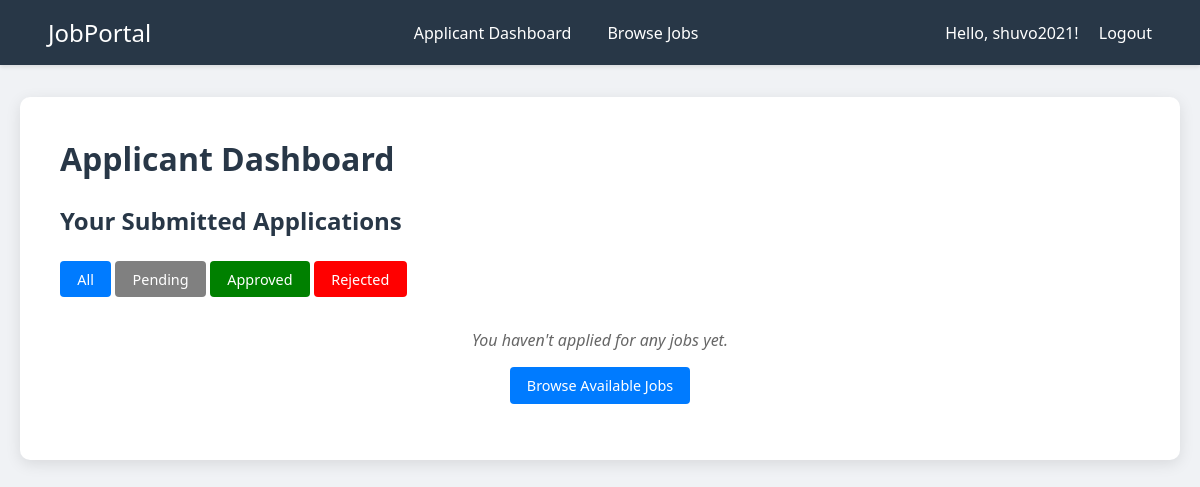
The app's page /applicant/dashboard/ (signed in), older data.
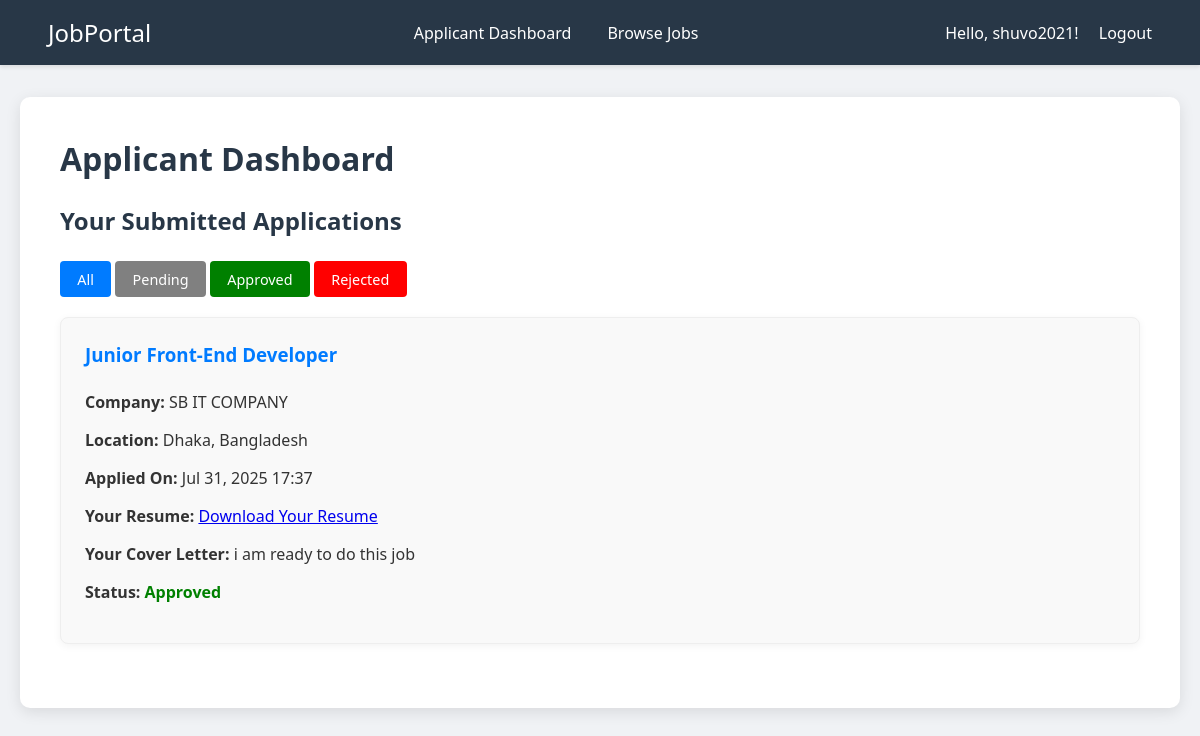
The same page, newer data.
### jobs/models.py (models this page shows, shortened)
class Application(models.Model):
    STATUS_CHOICES = (
        ('Pending', 'Pending'),
        ('Approved', 'Approved'),
        ('Rejected', 'Rejected'),
    )
    job = models.ForeignKey(Job, on_delete=models.CASCADE, related_name='applications')
    applicant = models.ForeignKey(settings.AUTH_USER_MODEL, on_delete=models.CASCADE, related_name='my_applications')
    resume = models.FileField(upload_to='resumes/') # Files will be saved in media/resumes/
    cover_letter = models.TextField()
    applied_at = models.DateTimeField(auto_now_add=True)
    status = models.CharField(max_length=20, choices=STATUS_CHOICES, default='Pending')
    class Meta:
        unique_together = ('job', 'applicant')
        ordering = ['-applied_at'] # Order by most recent application first

class Job(models.Model):
    title = models.CharField(max_length=255)
    company_name = models.CharField(max_length=255)
    location = models.CharField(max_length=255)
    description = models.TextField()
    posted_by = models.ForeignKey(settings.AUTH_USER_MODEL, on_delete=models.CASCADE, related_name='posted_jobs')
    created_at = models.DateTimeField(auto_now_add=True)

### jobs/views.py (the view)
# urls.py: path('applicant/dashboard/', views.applicant_dashboard, name='applicant_dashboard'),
@login_required
@user_passes_test(is_applicant, login_url='login')
def applicant_dashboard(request):
    status_filter = request.GET.get('status', 'All') # Default to 'All'
    applications = Application.objects.filter(applicant=request.user).select_related('job')
    if status_filter != 'All' and status_filter in [c[0] for c in Application.STATUS_CHOICES]:
        applications = applications.filter(status=status_filter)
    applications = applications.order_by('-applied_at')
    return render(request, 'jobs/applicant_dashboard.html', {'applications': applications, 'status_filter': status_filter})

### accounts/models.py (called while the page is built)
    def is_applicant(self):
        return self.user_type == 'applicant'

    def is_employer(self):
        return self.user_type == 'employer'

### jobs/views.py (called while the page is built)
def is_applicant(user):
    return user.is_authenticated and user.is_applicant()

### jobs/templates/jobs/applicant_dashboard.html (shortened to what this page needs)
{% extends 'base.html' %}
{% block content %}
    <h1>Applicant Dashboard</h1>
    <h2>Your Submitted Applications</h2>
    <div style="margin-bottom: 20px;">
        <a href="{% url 'applicant_dashboard' %}" class="button-link {% if status_filter == 'All' %}active{% endif %}">All</a>
        <a href="{% url 'applicant_dashboard' %}?status=Pending" class="button-link {% if status_filter == 'Pending' %}active{% endif %}" style="background-color: gray;">Pending</a>
        <a href="{% url 'applicant_dashboard' %}?status=Approved" class="button-link {% if status_filter == 'Approved' %}active{% endif %}" style="background-color: green;">Approved</a>
        <a href="{% url 'applicant_dashboard' %}?status=Rejected" class="button-link {% if status_filter == 'Rejected' %}active{% endif %}" style="background-color: red;">Rejected</a>
    </div>
    {% if applications %}
        {% for application in applications %}
            <div class="application-card">
                <h3><a href="{% url 'job_detail' application.job.id %}">{{ application.job.title }}</a></h3>
                <p><strong>Company:</strong> {{ application.job.company_name }}</p>
                <p><strong>Location:</strong> {{ application.job.location }}</p>
                <p><strong>Applied On:</strong> {{ application.applied_at|date:"M d, Y H:i" }}</p>
                <p><strong>Your Resume:</strong> <a href="{{ application.resume.url }}" target="_blank">Download Your Resume</a></p>
                <p><strong>Your Cover Letter:</strong> {{ application.cover_letter|linebreaksbr }}</p>
                <p>
                    <strong>Status:</strong>
                        {% if application.status == 'Approved' %}
                            <span style="font-weight: bold; color: green;">
                                {{ application.status }}
                            </span>
                        {% endif %}
                </p>
            </div>
        {% endfor %}
    {% else %}
        <p class="no-records">You haven't applied for any jobs yet{% if status_filter != 'All' %} with status '{{ status_filter }}'{% endif %}.</p>
        <p class="center-text"><a href="{% url 'job_list' %}" class="button-link">Browse Available Jobs</a></p>
    {% endif %}
{% endblock %}

Row changes from the older to the newer data that the page shows:
added Application: job "Junior Front-End Developer", job.company_name "SB IT COMPANY", job.location "Dhaka, Bangladesh", applied_at "Jul 31, 2025 17:37", cover_letter "i am ready to do this job", status "Approved"
Text that changed along with them:
text no longer shown: "You haven't applied for any jobs yet . Browse Available Jobs"
